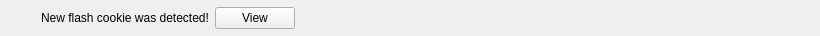
<?xml version="1.0" encoding="UTF-8"?>
<ui version="4.0">
 <class>FCM_Notification</class>
 <widget class="QWidget" name="FCM_Notification">
  <property name="geometry">
   <rect>
    <x>0</x>
    <y>0</y>
    <width>820</width>
    <height>36</height>
   </rect>
  </property>
  <layout class="QHBoxLayout" name="horizontalLayout">
   <property name="topMargin">
    <number>0</number>
   </property>
   <property name="bottomMargin">
    <number>0</number>
   </property>
   <item>
    <widget class="QLabel" name="label">
     <property name="minimumSize">
      <size>
       <width>24</width>
       <height>24</height>
      </size>
     </property>
     <property name="maximumSize">
      <size>
       <width>24</width>
       <height>24</height>
      </size>
     </property>
     <property name="pixmap">
      <pixmap resource="flashcookiemanager.qrc">:/flashcookiemanager/data/flash-cookie-manager.png</pixmap>
     </property>
     <property name="scaledContents">
      <bool>true</bool>
     </property>
    </widget>
   </item>
   <item>
    <widget class="QLabel" name="textLabel">
     <property name="text">
      <string>New flash cookie was detected!</string>
     </property>
    </widget>
   </item>
   <item>
    <widget class="QPushButton" name="buttonView">
     <property name="text">
      <string>View</string>
     </property>
    </widget>
   </item>
   <item>
    <spacer name="horizontalSpacer">
     <property name="orientation">
      <enum>Qt::Horizontal</enum>
     </property>
     <property name="sizeHint" stdset="0">
      <size>
       <width>40</width>
       <height>20</height>
      </size>
     </property>
    </spacer>
   </item>
   <item>
    <widget class="MacToolButton" name="close">
     <property name="text">
      <string/>
     </property>
     <property name="autoRaise">
      <bool>true</bool>
     </property>
    </widget>
   </item>
  </layout>
 </widget>
 <customwidgets>
  <customwidget>
   <class>MacToolButton</class>
   <extends>QToolButton</extends>
   <header>mactoolbutton.h</header>
  </customwidget>
 </customwidgets>
 <resources>
  <include location="flashcookiemanager.qrc"/>
 </resources>
 <connections/>
</ui>
